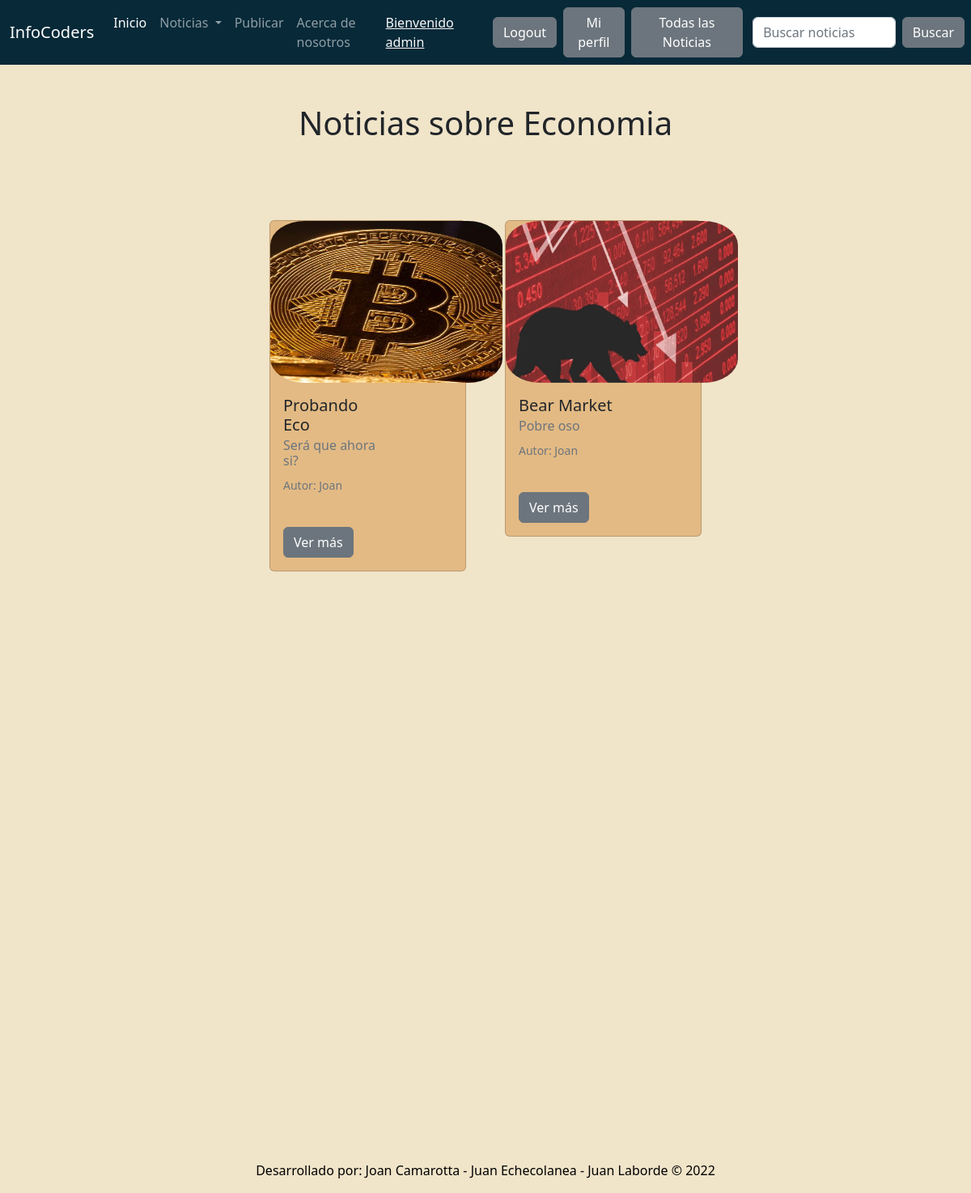
The app's page /noticias/economia/ (signed in) with its own data.
### blog/models.py (models this page shows, shortened)
class Note(models.Model):
    title = models.CharField(max_length=100, blank=True, null=True)
    subtitle = models.CharField(max_length=100)
    author = models.CharField(max_length=50)
    publish_date = models.DateField(default=now)
    text = models.TextField(blank=True)
    category = models.ForeignKey('Categoria', on_delete=models.CASCADE, related_name='blog')
    image = models.ImageField(upload_to='note_image', blank = True, null = True)
    is_active = models.BooleanField(default=True, blank = True)
    class Meta:
        verbose_name = 'Nota'
        verbose_name_plural = 'Notas'

### blog/views.py (the view)
# urls.py: path('economia/', economy_post, name = 'economy_post'),
def economy_post(request):
    economy = Note.objects.filter(category_id = 3)
    context = {'economy' : economy}
    return render(request, 'economy_post.html', context = context)

### blog/templates/economy_post.html (shortened to what this page needs)
{% extends 'base.html' %}
{% block content %}
<h1
class="fw-bopld text-center py-5">
Noticias sobre Economia
</h1>
<div class="container px-8 px-lg-7 mt-5">
    <div class="row gx-4 gx-lg-5 row-cols-2 row-cols-md-3 row-cols-xl-4 justify-content-center">
      {% for note in economy %}
        <div class="col mb-5">
            <div class="card h-120" style="background-color:#e3ba84">
              {% if note.image %}
              <img class="card-img-top" src="{{note.image.url}}"style= "border-radius: 15%; border: 5px; width: 287px; height: 200px; position: relative;"/>
              {% endif %}
              <div class="col-md-8">
                <div class="card-body">
                  <h5 class="card-title">{{note.title}}</h5>
                  <h6 class="card-subtitle mb-2 text-muted">{{note.subtitle}}</h6>
                  <p class="card-text"><small class="text-muted">Autor: {{note.author}}</small></p>
                  <br>
                  <a href="/noticias/leer-noticia/{{note.id}}/" class="btn btn-secondary">Ver más</a>
                </div>
            </div>
        </div>
    </div>
{% endfor %}
{% endblock %}

### blog/templates/base.html (shortened to what this page needs)
<!doctype html>
<html lang="en">
  <head>
    <link href="https://cdn.jsdelivr.net/npm/bootstrap@5.2.0-beta1/dist/css/bootstrap.min.css" rel="stylesheet">
  </head>
  <body>
    {% load static %}
    <nav class="navbar navbar-expand-lg navbar-dark" style="background-color: #072938;">
        <div class="container-fluid">
          <a class="navbar-brand">InfoCoders</a>
          <div class="collapse navbar-collapse" id="navbarSupportedContent">
            <ul class="navbar-nav me-auto mb-2 mb-lg-0">
              <li class="nav-item">
                <a class="nav-link active" aria-current="page" href="/index/">Inicio</a>
              <li class="nav-item dropdown">
                <a class="nav-link dropdown-toggle" href="#" id="navbarDropdown" role="button" data-bs-toggle="dropdown" aria-expanded="false">
                  Noticias
                </a>
                {% if request.user.is_authenticated %}
                <li class="nav-item">
                  <a class="nav-link" href="/noticias/crear-nota/">Publicar</a>
                </li>
                {% endif %}
                  <li class="nav-item">
                    <a class="nav-link" href="/sobre-nosotros/">Acerca de nosotros</a>
                  </li>
                </div>
                  <ul class="navbar-nav me-auto mb-2 mb-lg-0">
                  <div class="collapse navbar-collapse" id="navbarSupportedContent">
                        {% if request.user.is_authenticated %}
                        <li class="nav-item">
                          <a class="text-light" style="margin-right: 1rem;">
                          <h7>Bienvenido {{request.user.username}} </h7></a>
                        </li>
                        <li class="nav-item">
                            <a class="btn btn-secondary me-2" href="/cuenta/cerrar-sesion/">Logout</a>
                        </li>
                        <li class="nav-item">
                          <a class="btn btn-secondary me-2" href="/cuenta/perfil/{{user.name}}">Mi perfil</a>
                      </li>
                        <li class="nav-item">
                          <a class="btn btn-secondary" href="/noticias/">Todas las Noticias</a>
                      </li>
                        {% endif %}
                      </ul>
          </div>
    <form class="d-flex" role="search" action="/noticias/buscar/" metod= "GET">
    <input class="form-control me-2" type = "text" placeholder = "Buscar noticias" name = 'search' aria-label = "Search">
    <button class="btn btn-secondary me-2" type="submit">Buscar</button>
  </form>
      </nav>
      {% block content %}
      {% endblock %}
    </div>
  </body>
  <footer>
    <br>
    <br>
    <br>
    <br>
    <br>
    <br>
    <br>
    <br>
    <br>
    <br>
    <br>
    <br>
    <br>
    <br>
    <br>
    <br>
    <br>
    <br>
    <br>
    <br>
    <br>
    <br>
    <br>
    <br>
    <br>
    <br>
    <br>
    <br>
    <div class="sticky-xxl-bottom m-2 text-center text-black">
      <p>Desarrollado por: Joan Camarotta - Juan Echecolanea - Juan Laborde &copy 2022</p>
      </div>
  </footer>
</html>

### blog/templates/base.html (style rules this page uses)
body { background-color: #f0e4c9; margin: 0; }

### records on screen
Note: image (picture), title "Probando Eco", subtitle "Será que ahora si?", author "Joan"
Note: image (picture), title "Bear Market", subtitle "Pobre oso", author "Joan"

### other values on screen
{{ request.user.username }} "admin"
